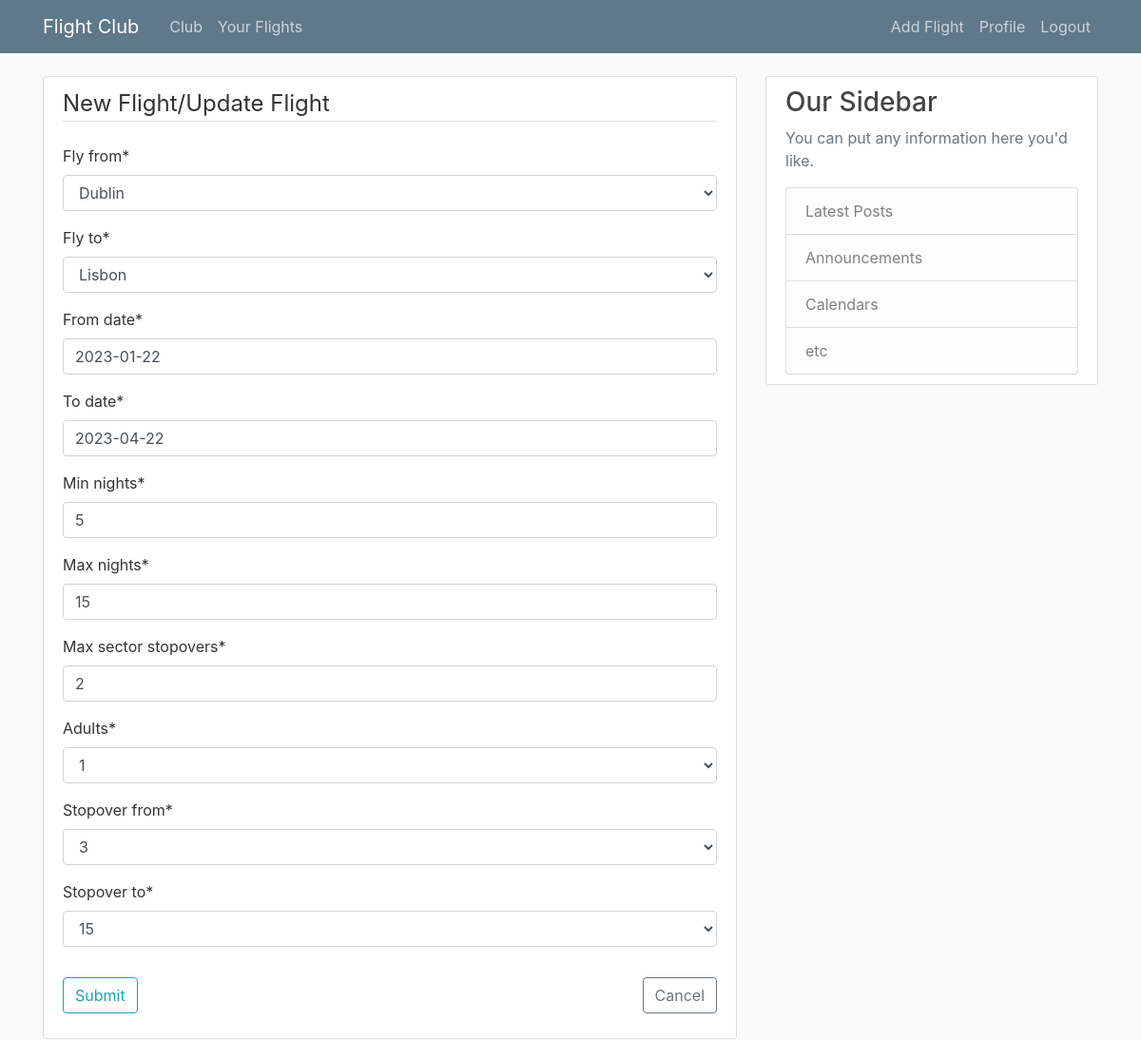
/flights-list/67/update/ (signed in), run on the app's committed database.
### web/models.py (models this page shows, shortened)
class FlightDetails(models.Model):
    objects = models.Manager()
    CITIES_CHOICES = [(str(city), str(city)) for city in sorted(list(cities_and_codes.keys()))]
    ADULTS_CHOICES = [(i, i) for i in range(1,10)]
    STOPOVER_CHOICES = [(str(i), str(i)) for i in range(1,49)]
    title = models.CharField(max_length=50, blank=True)
    slug = models.SlugField(blank=True, null=True)
    user = models.ForeignKey(User, on_delete=models.CASCADE)
    fly_from = models.CharField(max_length=30, choices=CITIES_CHOICES)
    fly_to = models.CharField(max_length=30, choices=CITIES_CHOICES)
    from_date = models.DateField(null=True)
    to_date = models.DateField(null=True)
    min_nights = models.IntegerField(null=True)
    max_nights = models.IntegerField(null=True)
    max_sector_stopovers = models.IntegerField(null=True)
    adults = models.IntegerField(choices=ADULTS_CHOICES, null=True)
    stopover_from = models.CharField(max_length=30, choices=STOPOVER_CHOICES, null=True)
    stopover_to = models.CharField(max_length=30, choices=STOPOVER_CHOICES, null=True)
    iata_city_from = models.CharField(max_length=3, blank=True)
    iata_city_to = models.CharField(max_length=3, blank=True)
    price = models.IntegerField(blank=True, null=True)
    iata_port_from = models.CharField(max_length=3, blank=True, null=True)
    iata_port_to = models.CharField(max_length=3, blank=True, null=True)
    nights = models.IntegerField(blank=True, null=True)
    departure_date = models.DateField(blank=True, null=True)
    arrival_date = models.DateField(blank=True, null=True)
    tequila_affiliate_link = models.TextField(blank=True, null=True)

### web/views.py (the view, shortened to what this page needs)
# urls.py: path('flights-list/<int:pk>/update/', FlightUpdateView.as_view(), name='flight-update'),
class FlightUpdateView(LoginRequiredMixin, UserPassesTestMixin, UpdateView):
    model = FlightDetails
    template_name = 'web/flight_form.html'
    fields = ['fly_from' , 'fly_to' , 'from_date' , 'to_date' , 'min_nights' , 'max_nights' , 'max_sector_stopovers' ,
              'adults' , 'stopover_from' , 'stopover_to']
    widgets = {
        'from_date': FlightDateInput(),
        'to_date': FlightDateInput(),
    }
    def test_func(self):
        flight = self.get_object()
        return self.request.user == flight.user

### web/templates/web/flight_form.html (shortened to what this page needs)
{% extends "web/base.html" %}
{% load crispy_forms_tags %}
{% block content %}
    <div class="content-section">
      <form method="POST">
        <fieldset class="form-group">
          <legend class="border-bottom mb-4">New Flight/Update Flight</legend>
          {{ form|crispy }}
        </fieldset>
        <div class="form-group">
          <button class="btn btn-outline-info" type="submit">Submit</button>
          <a class="btn btn-outline-secondary float-right" href="{% url 'flights-list' %}">Cancel</a>
        </div>
      </form>
    </div>
{% endblock content %}

### web/static/web/main.css (style rules this page uses)
body { background: #fafafa; color: #333333; margin-top: 5rem; }
.content-section { background: #ffffff; padding: 10px 20px; border: 1px solid #dddddd; border-radius: 3px; margin-bottom: 20px; }

### data on the page
FlightDetails: fly_from "Dublin", fly_to "Lisbon", from_date "2023-01-22", to_date "2023-04-22", min_nights "5", max_nights "15", max_sector_stopovers "2", adults "1", stopover_from "3", stopover_to "15"
